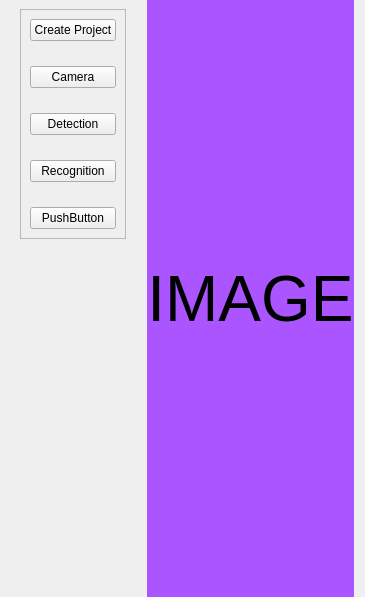
      <widget class="QWidget" name="page_2">
       <layout class="QHBoxLayout" name="horizontalLayout_6">
        <property name="spacing">
         <number>6</number>
        </property>
        <property name="topMargin">
         <number>0</number>
        </property>
        <property name="bottomMargin">
         <number>0</number>
        </property>
        <item>
         <widget class="QWidget" name="createProject_Frame" native="true">
          <property name="maximumSize">
           <size>
            <width>197</width>
            <height>16777215</height>
           </size>
          </property>
          <layout class="QVBoxLayout" name="verticalLayout_16">
           <item>
            <widget class="QFrame" name="frame_12">
             <property name="frameShape">
              <enum>QFrame::StyledPanel</enum>
             </property>
             <property name="frameShadow">
              <enum>QFrame::Raised</enum>
             </property>
             <layout class="QVBoxLayout" name="verticalLayout_15">
              <property name="spacing">
               <number>25</number>
              </property>
              <item>
               <widget class="QPushButton" name="pushButton_6">
                <property name="text">
                 <string>Create Project</string>
                </property>
               </widget>
              </item>
              <item>
               <widget class="QPushButton" name="pushButton_7">
                <property name="text">
                 <string>Camera</string>
                </property>
               </widget>
              </item>
              <item>
               <widget class="QPushButton" name="pushButton_8">
                <property name="text">
                 <string>Detection</string>
                </property>
               </widget>
              </item>
              <item>
               <widget class="QPushButton" name="pushButton_9">
                <property name="text">
                 <string>Recognition</string>
                </property>
               </widget>
              </item>
              <item>
               <widget class="QPushButton" name="pushButton_10">
                <property name="text">
                 <string>PushButton</string>
                </property>
               </widget>
              </item>
             </layout>
            </widget>
           </item>
           <item>
            <spacer name="verticalSpacer">
             <property name="orientation">
              <enum>Qt::Vertical</enum>
             </property>
             <property name="sizeHint" stdset="0">
              <size>
               <width>20</width>
               <height>349</height>
              </size>
             </property>
            </spacer>
           </item>
          </layout>
         </widget>
        </item>
        <item>
         <widget class="QWidget" name="editProject_Frame" native="true">
          <property name="maximumSize">
           <size>
            <width>354</width>
            <height>16777215</height>
           </size>
          </property>
         </widget>
        </item>
        <item>
         <widget class="QLabel" name="label_32">
          <property name="font">
           <font>
            <family>Arial</family>
            <pointsize>48</pointsize>
           </font>
          </property>
          <property name="styleSheet">
           <string notr="true">background-color: rgb(170, 85, 255);</string>
          </property>
          <property name="text">
           <string>IMAGE</string>
          </property>
          <property name="alignment">
           <set>Qt::AlignCenter</set>
          </property>
         </widget>
        </item>
       </layout>
      </widget>
